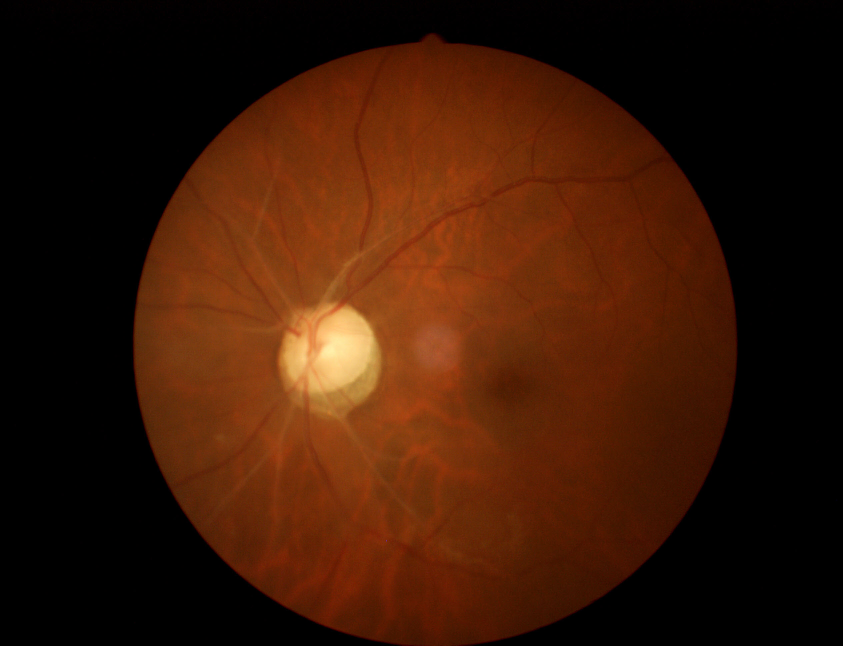
#> input picture source2/009.jpg, 2528 x 1936 px (shown at 1/3 size); its folder holds 4 pictures in this run
$ jupyter execute --allow-errors 'cup disc v2 Kmean cluster.ipynb'   (shell and % lines are left out)
#> lines starting #> are read from the running program, lines starting #| are printed output that depends on the picture; after the words box and inside, x2 and y2 are one past the last pixel; in counts of white or black regions, pixels touching at a corner belong together
[cell 1]
import cv2
import numpy as np
import matplotlib.pyplot as plt
import os
import imutils
import glob
import argparse

#> (a cell that did not finish here is left out)

[cell 3]
# [26 lines left out: function auto_contrast, not called in this run]

[cell 4]
#delute blood vessel in green chanel
# [8 lines left out: function vessel_erase, not called in this run]

[cell 5]
def drawEllipse(img,contours):
    displayimg = img.copy()
    # Find the rotated rectangles and ellipses for each contour
    # https://docs.opencv.org/3.4/de/d62/tutorial_bounding_rotated_ellipses.html
    minEllipse = [None]*len(contours)
    for i, c in enumerate(contours):
        if c.shape[0] > 5:
            minEllipse[i] = cv2.fitEllipse(c)

    for i, c in enumerate(contours):
        color = (255,255,255)
        # ellipse
        if c.shape[0] > 5:
            cv2.ellipse(displayimg, minEllipse[i], color, 1)

    return displayimg

[cell 6]
# [16 lines left out: function drawRect, not called in this run]

[cell 7]
def biggestContour(contours):
    contours_sizes = [(cv2.contourArea(cnt), cnt) for cnt in contours]
    biggest_contour = max(contours_sizes, key=lambda x: x[0])[1]
    return biggest_contour

[cell 8]
#import images from a folder into list


path = 'source2/*.jpg'
#path = 'healthy/*.jpg'
#path = 'glaucoma/*.jpg'
image_list = []
for filename in glob.glob(path):
    image_list.append(filename)
    print(filename)

[cell 9]
img_source = image_list[2]

[cell 10]
img = cv2.imread(img_source)
#> img is the input picture: shape (1936, 2528, 3); mean B, G, R 5.9, 24.2, 58.7
width = int(img.shape[1])
#> width = 2528
height = int(img.shape[0])
#> height = 1936
img = cv2.resize(img, (width,height), interpolation = cv2.INTER_AREA)

#color image
#cut out white text
img = img[int(100):int(-1), int(0):int(-1)]
#> img: shape (1835, 2527, 3)

#color image
b,g,r = cv2.split(img)
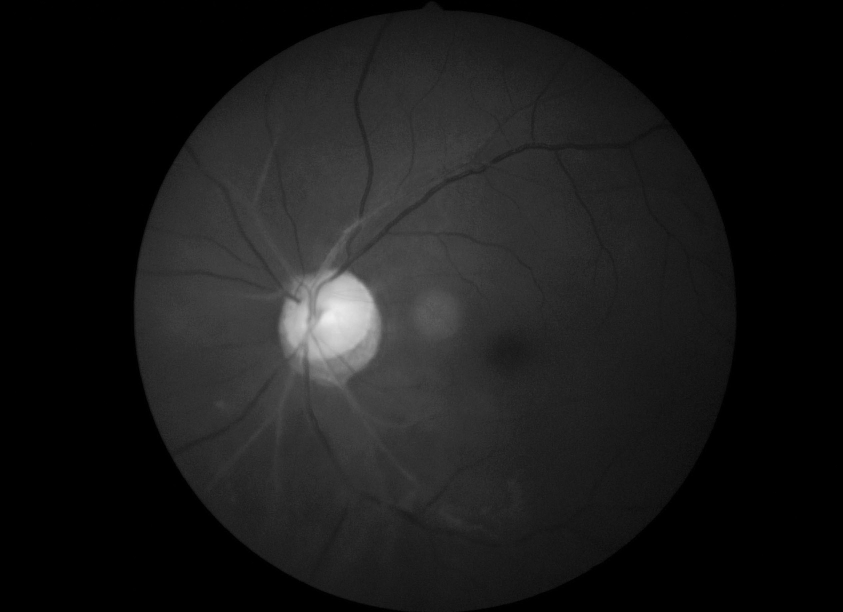
#> g: shape (1835, 2527) (shown at 1/3 size); min 0, max 239, mean 25.5
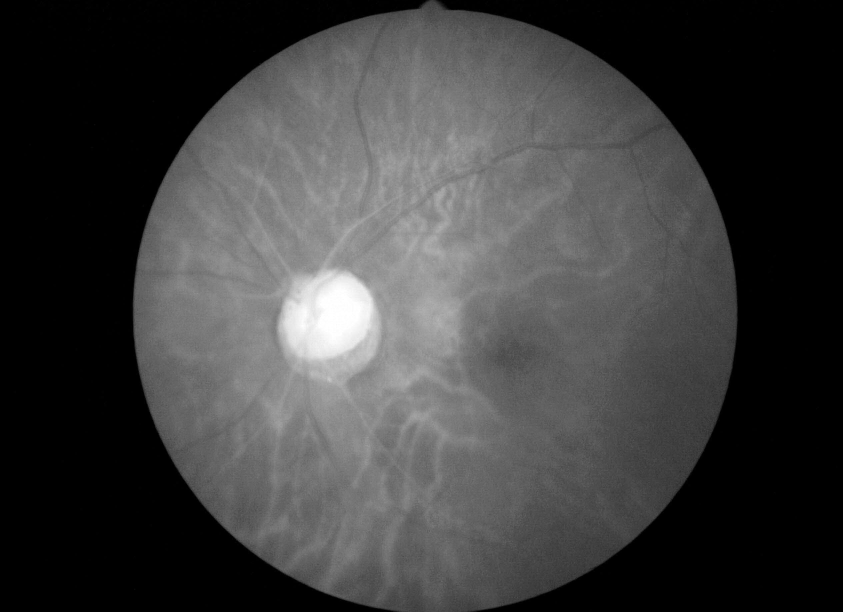
#> r: shape (1835, 2527) (shown at 1/3 size); min 0, max 255, mean 61.9

#> (the rest of this cell did not finish here and is left out)

#> (a cell that did not finish here is left out)

[cell 12]
#find bright spot
# apply a Gaussian blur to the image then find the brightest
# region
imblur = cv2.GaussianBlur(g,(21,21),0)
(minVal, maxVal, minLoc, maxLoc) = cv2.minMaxLoc(imblur)
#> minVal = 0; maxVal = 238; minLoc = (0, 0); maxLoc = (994, 950)
print(maxLoc)
#| (994, 950)
image = g.copy()
cir = cv2.circle(image,maxLoc,50,(255, 255, 255), 3)

#> (the rest of this cell did not finish here and is left out)

[cell 13]
# Crop image
# https://www.learnopencv.com/how-to-select-a-bounding-box-roi-in-opencv-cpp-python/
crop_width =380
imCrop = g[int(maxLoc[1]-(crop_width/2)):int(maxLoc[1]+(crop_width/2)), int(maxLoc[0]-(crop_width/2)):int(maxLoc[0]+(crop_width/2))]
cv2.imshow("Image", imCrop)
cv2.waitKey(0)
cv2.destroyAllWindows()

[cell 14]
#imCrop = auto_contrast(imCrop)

[cell 15]
# Apply K mean
# https://docs.opencv.org/3.0-beta/doc/py_tutorials/py_ml/py_kmeans/py_kmeans_opencv/py_kmeans_opencv.html
imCrop = cv2.GaussianBlur(imCrop,(21,21),0)
Z = imCrop.reshape((-1,1))
# convert to np.float32
Z = np.float32(Z)
# define criteria, number of clusters(K) and apply kmeans()
criteria = (cv2.TERM_CRITERIA_EPS + cv2.TERM_CRITERIA_MAX_ITER, 1000, 0.001)
K = 3
ret,label,center=cv2.kmeans(Z,K,None,criteria,10,cv2.KMEANS_RANDOM_CENTERS)
#> ret = 29228622; center = [75.86, 133, 193.6]

# Now convert back into uint8, and make original image
center = np.uint8(center)
#> center = [75, 132, 193]
res = center[label.flatten()]
res2 = res.reshape((imCrop.shape))
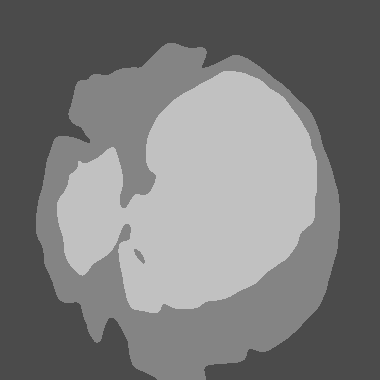
#> res2: shape (380, 380); min 75, max 193, mean 122.2

#collect intesity value of background, disc, and cup
inten_bg = center.min()
#> inten_bg = 75
inten_cup = center.max()
#> inten_cup = 193
for i in center:
    if i > center.min() and i < center.max():
        inten_disc = i[0]
#> this loop made 3 passes
#> (i, inten_disc) on pass 2: ([132], 132)
#> i on passes 1, 3: [75], [193]


cv2.imshow('img',np.hstack((imCrop,res2)))
cv2.waitKey(0)
cv2.destroyAllWindows()

[cell 16]
#morphology
# https://docs.opencv.org/3.4/d9/d61/tutorial_py_morphological_ops.html
kernel = np.ones((10,10),np.uint8)
opening = cv2.morphologyEx(res2, cv2.MORPH_CLOSE, kernel)
opening = cv2.morphologyEx(opening, cv2.MORPH_CLOSE, kernel)
cv2.imshow('img',np.hstack((res2,opening)))
cv2.waitKey(0)
cv2.destroyAllWindows()

[cell 17]
#disable the cup cluster
disc_cluster = opening.copy()
disc_cluster[disc_cluster == inten_cup] = inten_disc
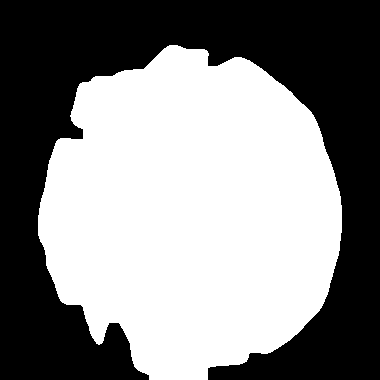
#> disc_cluster: shape (380, 380); values 75 (black) and 132 (white), 53% white; 1 black region, box (x1, y1, x2, y2) and area: (0, 0, 380, 380) 67933
ret, disc_thresh = cv2.threshold(disc_cluster, inten_bg , 255, 0)
#> disc_thresh: shape (380, 380); 53% white; 1 black region
#> ret = 75
disc_contours, disc_hierarchy = cv2.findContours(disc_thresh, cv2.RETR_TREE,  cv2.CHAIN_APPROX_SIMPLE)
#> disc_contours = 1 contour; box (x1, y1, x2, y2) and area: (38, 45, 342, 380) 75949; disc_hierarchy = [[-1, -1, -1, -1]]

disc_contours2 = [biggestContour(disc_contours)]
#> in biggestContour, `contours_sizes = [(cv2.contourArea(cnt), cnt) for cnt in contours]`: contours_sizes = 1 item
#> in biggestContour, `biggest_contour = max(contours_sizes, key=lambda x: x[0])[1]`: biggest_contour = contour of 452 points, box (x1, y1, x2, y2) (38, 45, 342, 380), area 75949
#> disc_contours2 has the same summary as disc_contours
cv2.drawContours(disc_cluster, disc_contours2, -1, (0,255,0), 3)
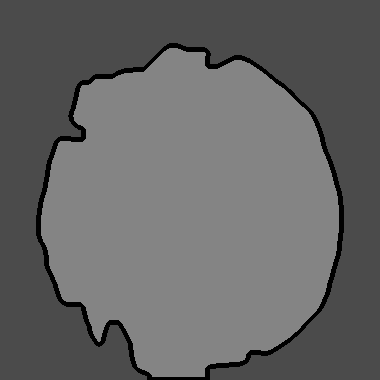
#> disc_cluster: shape (380, 380); 3.48% of pixels changed, all inside (x1, y1, x2, y2) = (36, 43, 344, 380)

# show the image
cv2.imshow('img',disc_cluster)
cv2.waitKey(0)
cv2.destroyAllWindows()

[cell 18]
#disable the disc cluster
cup_cluster = opening.copy()
cup_cluster[cup_cluster == inten_disc] = inten_bg
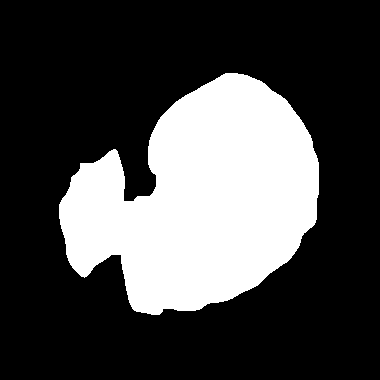
#> cup_cluster: shape (380, 380); values 75 (black) and 193 (white), 28.3% white; 1 white region, box (x1, y1, x2, y2) and area: (59, 73, 319, 315) 40915
ret, cup_thresh = cv2.threshold(cup_cluster, inten_bg , 255, 0)
#> cup_thresh: shape (380, 380); 28.3% white; 1 white region
cup_contours, cup_hierarchy = cv2.findContours(cup_thresh, cv2.RETR_TREE, cv2.CHAIN_APPROX_SIMPLE)
#> cup_contours = 1 contour; box (x1, y1, x2, y2) and area: (59, 73, 319, 315) 40490; cup_hierarchy = [[-1, -1, -1, -1]]

cup_contours2 = [biggestContour(cup_contours)]
#> cup_contours2 has the same summary as cup_contours
cv2.drawContours(cup_cluster, cup_contours2, -1, (0,255,0), 3)
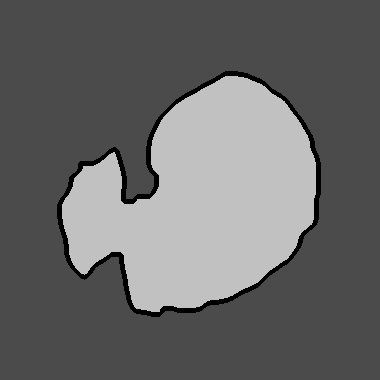
#> cup_cluster: shape (380, 380); 2.93% of pixels changed, all inside (x1, y1, x2, y2) = (57, 71, 321, 317)

# show the image
cv2.imshow('img',cup_cluster)
cv2.waitKey(0)
cv2.destroyAllWindows()

[cell 19]
cv2.imshow('img',np.hstack((opening,drawEllipse(drawEllipse(imCrop,disc_contours2),cup_contours2))))
#> in drawEllipse, `minEllipse = [None]*len(contours)`: minEllipse = 1 item
#> the loop in drawEllipse, `for i, c in enumerate(contours):` made 1 pass
#> after the loop in drawEllipse, `for i, c in enumerate(contours):`: minEllipse = [((191.5, 211.3), (300.4, 322.3), 166.4)]
#> the loop in drawEllipse, `for i, c in enumerate(contours):` made 1 pass
#> color on pass 1: (255, 255, 255)
#> after the loop in drawEllipse, `for i, c in enumerate(contours):`:
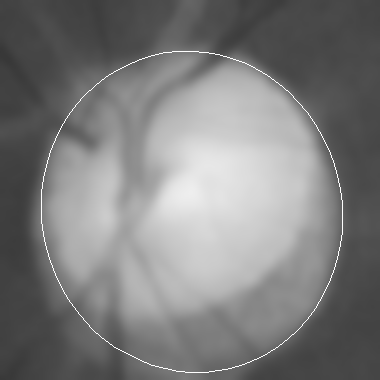
#> displayimg: shape (380, 380); min 55, max 255, mean 124
#> in drawEllipse (call 2), `minEllipse = [None]*len(contours)`: minEllipse = 1 item
#> the loop in drawEllipse (call 2), `for i, c in enumerate(contours):` made 1 pass
#> after the loop in drawEllipse (call 2), `for i, c in enumerate(contours):`: minEllipse = [((201.5, 198.6), (200.7, 273.6), 55.71)]
#> the loop in drawEllipse (call 2), `for i, c in enumerate(contours):` made 1 pass
#> after the loop in drawEllipse (call 2), `for i, c in enumerate(contours):`:
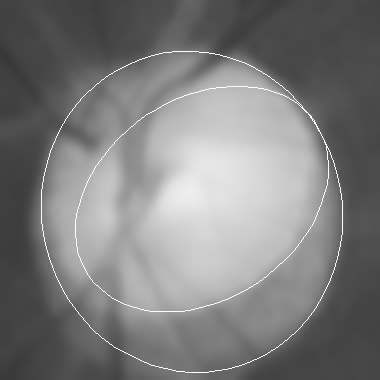
#> displayimg: shape (380, 380); 0.45% of pixels changed, all inside (x1, y1, x2, y2) = (75, 86, 329, 312)
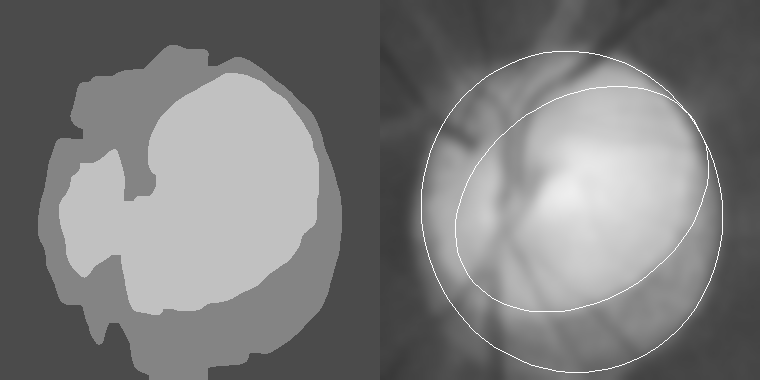
#> window 'img': shape (380, 760); min 55, max 255, mean 123.4
cv2.waitKey(0)
cv2.destroyAllWindows()
